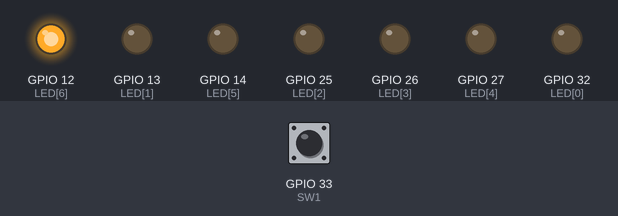
A sketch run on a simulated ESP32. On the bench: output pins drawn as LEDs (lit = HIGH). Dashed ring = blinking. The test bench sets the inputs (shaded band); at power-on: GPIO 33 (SW1) LOW.

Above: at 2.8 s.
2.9 s: GPIO 33 (SW1) pulled HIGH for 1.2 s
At 3.8 s:
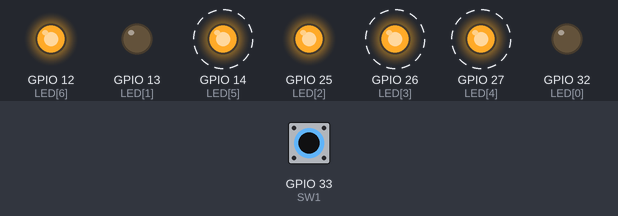
At 4.5 s:
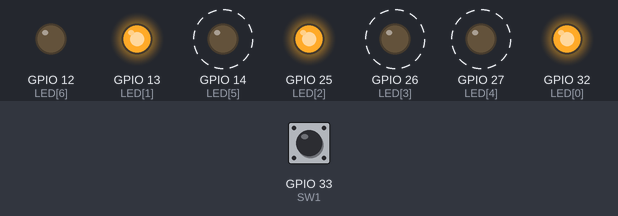
7.5 s: GPIO 33 (SW1) pulled HIGH for 3.2 s
At 10.3 s:
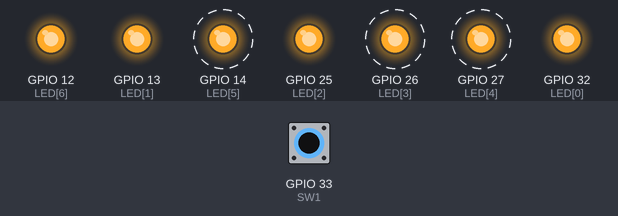
Timing chart, 0 to 12.5 s (numbered marks = the images above; inputs shaded):
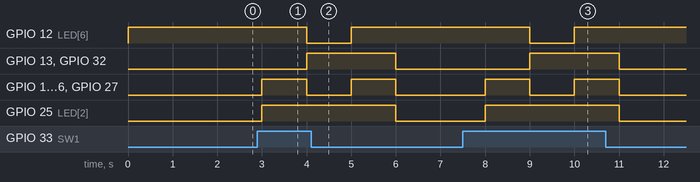

The sketch:

gedalanga_exam678.ino
```cpp
/*=======================
        7SEG - Looping
=========================
*/
uint8_t const LED[] = {32,13,25,26,27,14,12};
uint8_t const NUM_PINS = 7;
uint8_t CYCLE = 0;
uint8_t const LIMIT = 3;
const uint8_t SW1 = 33;

bool SW1_state = 0;

void setup() {
  // put your setup code here, to run once:

  for (int a = 0 ; a < NUM_PINS ; a++){
    pinMode(LED[a], OUTPUT);
  }
    pinMode(SW1, INPUT);
}

#include "7SEG_MODES.h"

void loop() {
  // put your main code here, to run repeatedly:
  SW1_state = digitalRead(SW1);

  if (SW1_state == 1){
   no_6();
   CYCLE = 0;
   no_7();
   CYCLE = 0;
   no_8();
   CYCLE = 0;
   } else {
    no_dash();
 }
}
/*

*/
```

7SEG_MODES.h
```cpp
void no_6() {
  digitalWrite(LED[0], LOW);
  digitalWrite(LED[1], LOW);
  digitalWrite(LED[2], HIGH);
  digitalWrite(LED[3], HIGH);
  digitalWrite(LED[4], HIGH);
  digitalWrite(LED[5], HIGH);
  digitalWrite(LED[6], HIGH);
  delay(1000);
}

void no_7() {
  digitalWrite(LED[0], HIGH);
  digitalWrite(LED[1], HIGH);
  digitalWrite(LED[2], HIGH);
  digitalWrite(LED[3], LOW);
  digitalWrite(LED[4], LOW);
  digitalWrite(LED[5], LOW);
  digitalWrite(LED[6], LOW);
  delay(1000);

}

void no_8() {
  digitalWrite(LED[0], HIGH);
  digitalWrite(LED[1], HIGH);
  digitalWrite(LED[2], HIGH);
  digitalWrite(LED[3], HIGH);
  digitalWrite(LED[4], HIGH);
  digitalWrite(LED[5], HIGH);
  digitalWrite(LED[6], HIGH);
  delay(1000);

}
void no_dash() {
  digitalWrite(LED[0], LOW);
  digitalWrite(LED[1], LOW);
  digitalWrite(LED[2], LOW);
  digitalWrite(LED[3], LOW);
  digitalWrite(LED[4], LOW);
  digitalWrite(LED[5], LOW);
  digitalWrite(LED[6], HIGH);
  delay(1000);

}

/*
LOW
HIGH
*/
```

Measured:
- after the input at 2.9 s, GPIO 12 (LED[6]): HIGH → LOW after 1.1 s, → HIGH 1.0 s later; GPIO 13 (LED[1]), GPIO 32 (LED[0]): LOW → HIGH after 1.1 s, → LOW 2.0 s later; GPIO 14 (LED[5]), GPIO 26 (LED[3]), GPIO 27 (LED[4]): alternates HIGH for 1.0 s and LOW for 1.0 s, starting after 0.10 s; GPIO 25 (LED[2]): LOW → HIGH after 0.10 s, → LOW 3.0 s later
- after the input at 7.5 s, GPIO 12 (LED[6]): HIGH → LOW after 1.5 s, → HIGH 1.0 s later; GPIO 13 (LED[1]): LOW → HIGH after 1.5 s, → LOW 2.0 s later
